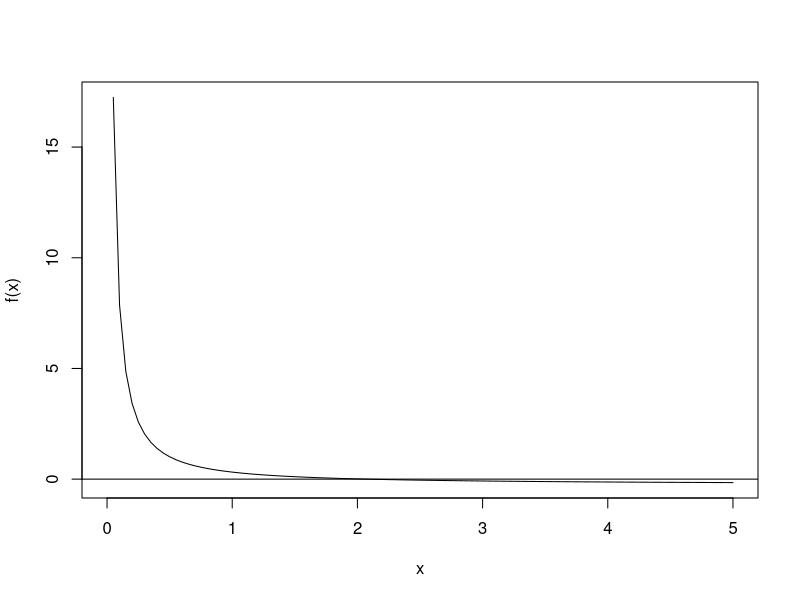
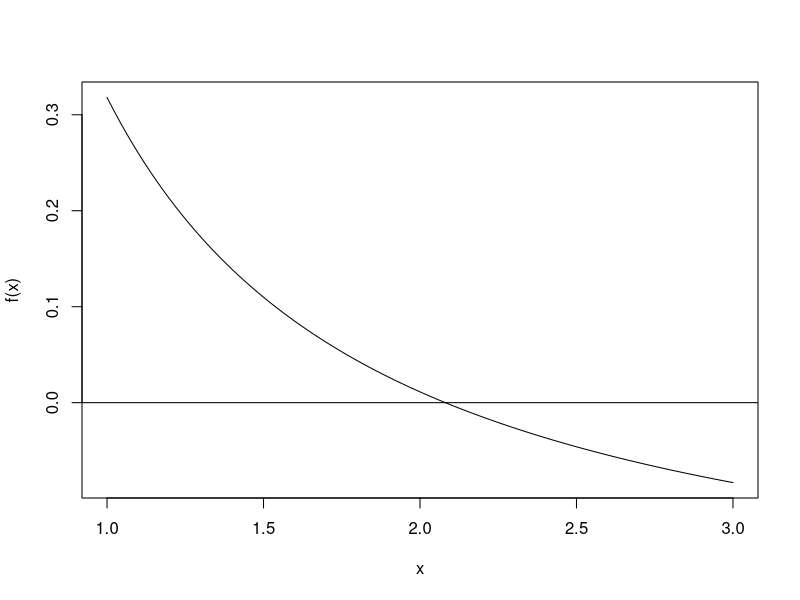
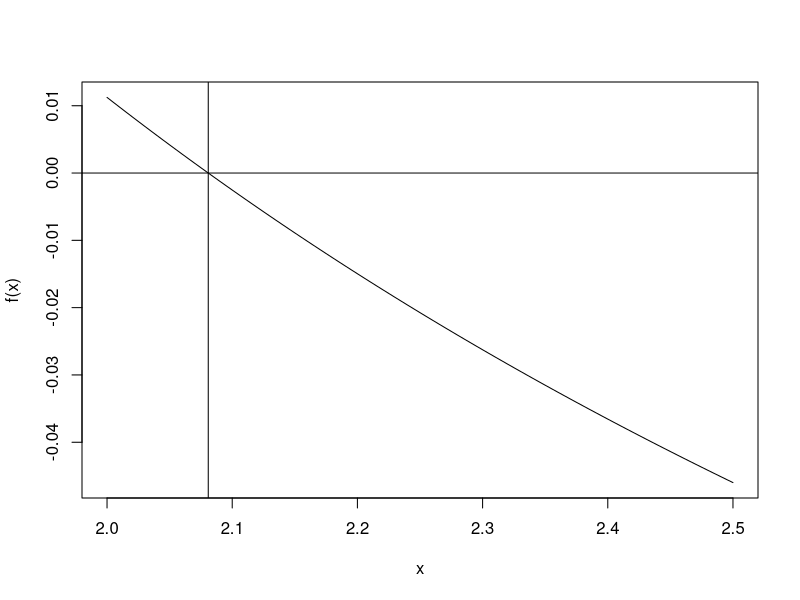

Generate these figures, in order, with R:
library(stats)

# Set a seed so that the code can be repeated to be able to reproduce results
set.seed(33)
# Create simulated data for 1000 observations of a Gamma Distributed Random Variable
sampleData <- rgamma(n = 1000,shape = 2, rate =0.2)

# Let x_bar be the sample mean from the simulated data
x_bar  <- mean(sampleData) # alpha/lambda is the mean
x_bar

# Take the natural logarithm of each of the values in the sampleData
lnSample <- log(sampleData)
head(lnSample)

# Get the mean of the natural log sample data
meanlnSample <- mean(lnSample)
meanlnSample

# Write a function that corresponds to the partial derivative that we derived of the log-likelihood function
# with respect to alpha.

f <- function(x){
  
  # In this functions case we take the value x which will be the value of alpha that we are solving for.
  log(x) - digamma(x) - log(x_bar) + meanlnSample
}

# Plot curves of the derivative of the log-likelihood function with respect to alpha.

curve(f,from = 0, to = 5)
abline(h = 0)

curve(f,from = 1, to = 3)
abline(h=0)

curve(f,from = 2, to = 2.5)
abline(h = 0)


# Use the uniroot function to find where the derivative is equal to zero so that we can find
# the root (x value or alpha hat) at which it occurs.
a <- uniroot(f,lower = 2.0, upper = 2.2)
a
# Set alpha_hat equal to the root of the function f on the interval (2.0,2.2)
alpha_hat <- a$root
alpha_hat
abline(v = alpha_hat)

# Recall that the Maximum Likelihood Estimate of Lambda was found to be alpha_hat over x_bar.
lambda_hat <- alpha_hat/x_bar
lambda_hat

